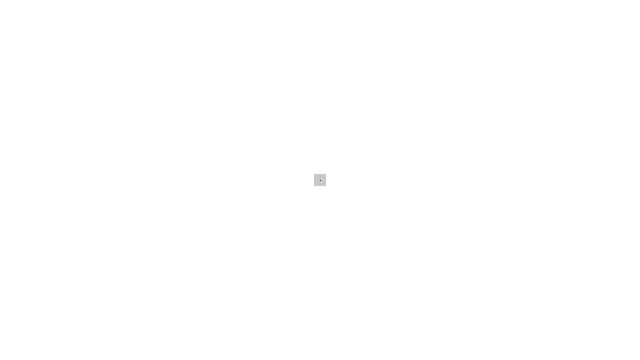
Frame 1 (no input)
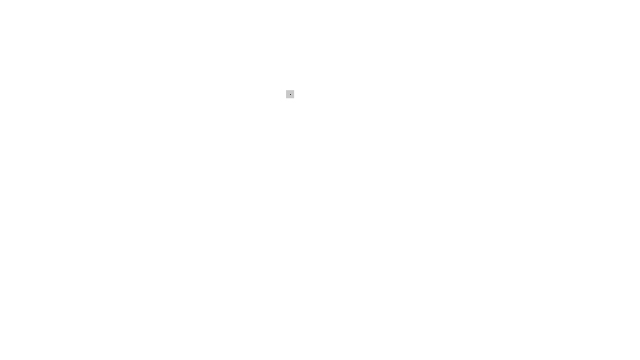
Frame 60 (the mouse pressed at the canvas centre just before this capture)
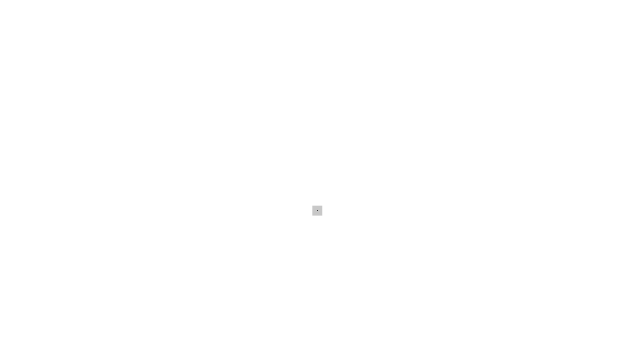
Frame 120 (the mouse held since frame 60 and released just before this capture)

The Processing sketch that drew these frames (run headless with seeded random() and noise(); from frame 60 on, the mouse is pressed at the canvas centre):

// Processing sketch: e07
// ── e07.pde
Walker w;

class Walker {
  float x;
  float y;
  float t;
  
  Walker() {
    x = width/2;
    y = height/2;
  }
  
  void display() {
    noStroke();
    fill(200);
    float stepsize = noise(t)*20;
    square(x,y,stepsize);
    
    stroke(0);
    point(x,y);
  }
  
  void step() {
    float stepsize = noise(t)*20;
    float stepx = random(-stepsize,stepsize);
    float stepy = random(-stepsize,stepsize);
    
    x += stepx;
    y += stepy;
    t += 0.02;
  }
}

void setup() {
  size(640,360);
  w = new Walker();
  background(255);
  frameRate(10);
  rectMode(CENTER);
}

void draw() {
  background(255);
  w.display();
  w.step();
}
